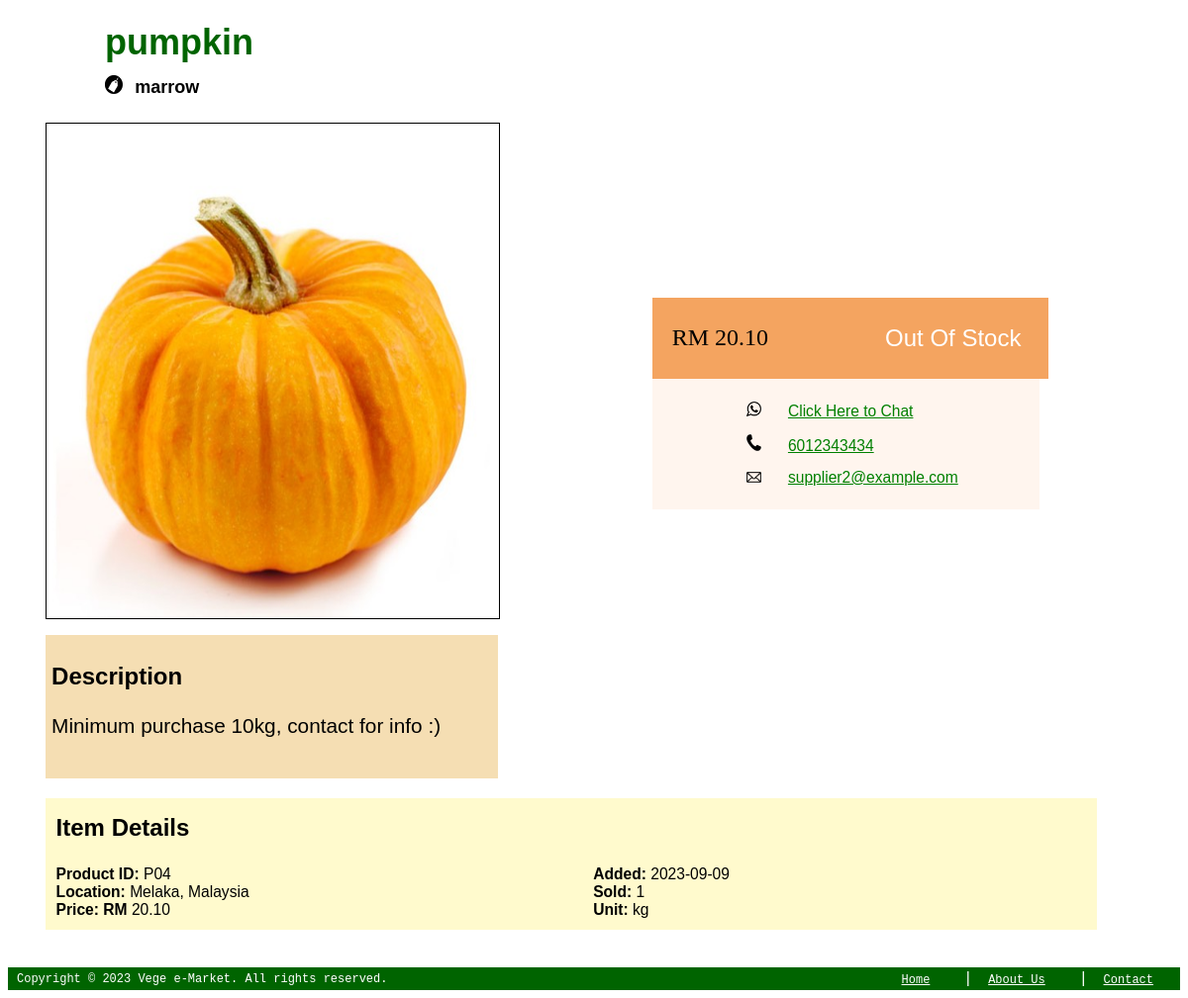
Screenshot of /public/product.php?id=P04 with the database file from the repository.
### tables this page shows
CREATE TABLE IF NOT EXISTS `products` (
  `productID` varchar(100) NOT NULL,
  `productName` varchar(100) NOT NULL,
  `priceLabel` float(255,2) NOT NULL,
  `availabilityStatus` varchar(100) NOT NULL,
  `description` text NOT NULL,
  `location` varchar(255) NOT NULL,
  `addDate` date NOT NULL,
  `unit` varchar(10) NOT NULL,
  `category` varchar(100) NOT NULL,
  `imgPath` varchar(255) NOT NULL,
  `userID` varchar(100) NOT NULL,
  PRIMARY KEY (`productID`),
  KEY `userID` (`userID`)
);

CREATE TABLE IF NOT EXISTS `users` (
  `userID` varchar(100) NOT NULL,
  `userName` varchar(100) NOT NULL,
  `gender` varchar(10) NOT NULL,
  `email` varchar(100) NOT NULL,
  `phone` varchar(100) NOT NULL,
  `birthday` date NOT NULL,
  `password` varchar(100) NOT NULL,
  `role` varchar(10) NOT NULL,
  `accStatus` varchar(255) DEFAULT 'active',
  PRIMARY KEY (`userID`)
);

### modules/config.php (called while the page is built, shortened)
<?php
    if (isset($_SESSION['role'])){
        $role=$_SESSION['role'];
        $username = $_SESSION['username'];
        $user_id=$_SESSION['user_id'];
    }else{
        $role='';
    }
?>

### public/product.php (the view, shortened to what this page needs)
<?php
    require '../modules/config.php';
    $failed_template = '<center><iframe name="Product Not Found" loading="lazy" src="../templates/not_found.php" frameborder="0" width="100%" height="50%"></iframe></center>';
    if (isset($_GET['id'])){
        $id=$_GET['id'];
    }else{
        echo $failed_template;
        die;
    }
    $sql = "SELECT products.productName, products.category, products.priceLabel, products.availabilityStatus, users.userID as supplierID, users.userName as supplierName, users.email, users.phone,
            products.description, products.productID, products.location, products.addDate, products.unit, COUNT(*) as sold, products.imgPath
            FROM products
            LEFT JOIN users ON users.userID = products.userID
            LEFT JOIN orders_products on products.productID=orders_products.productID
            WHERE products.productID='$id' AND availabilityStatus!='deleted'";
    $product= mysqli_query($conn, $sql);
    $product_detail=mysqli_fetch_array($product);
?>
<!DOCTYPE html>
<html lang="en">
<head>
    <link rel="stylesheet" href="../styles/title.css">
</head>
<body>
    <table class="product-container">
        <tr class="product-first-container">
            <td class="product-left-part">
                <h1 id="title" style="font-size: 3vw;" contenteditable="false"><?php echo $product_detail['productName']; ?></h1>
                <div class="product-info-container">
                    <div class="product-info-left">
                        <img id="product-category-icon" src="../images/category.png" alt="Category: " width="3%"><a id="product-category" style="font-size: 1.5vw;"><?php echo $product_detail['category']; ?></a><br>
                        <img src="../assets/<?php echo $product_detail['imgPath']; ?>" alt="No Product Picture" class="product-pic" width="900vw" height="500vw" ><br>
                        <div id="Description">
                            <h3 class="product-card-title">Description<?php if ($role=="supplier" && $user_id==$product_detail['supplierID']){ ?>
                            <?php } ?></h3>
                            <p class="desc-text" id="description"><?php echo $product_detail['description']; ?></p>
                            <button class="save-button" id="save-button-description" onclick="saveEdit('description', 'description')">SAVE</button><br>
                        </div><br>
                    </div>
                </div>
            </td>
            <td class="product-right-part">
                <div class="product-right-card">
                    <div class="price">RM <span id="priceLabel"><?php echo $product_detail['priceLabel']; ?></span>
                    <?php if ($role=="supplier" && $user_id==$product_detail['supplierID']){ ?>
                        <img class="edit-button" src="../images/edit.png" alt="edit" width="5%"onclick="editMode('priceLabel')">
                        <button class="save-button" id="save-button-priceLabel" onclick="saveEdit('priceLabel', 'priceLabel')">SAVE</button><br>
                    <?php } ?></div>
                    <?php if ($role=="supplier" && $user_id==$product_detail['supplierID'] && $product_detail['availabilityStatus']!='banned'){ ?>
                        <div class="availability" id="status" style="cursor: pointer;" onclick="showStatusOption()"><?php echo ucwords($product_detail['availabilityStatus']);?></div>
                        <div id="availability-status-dropdown" class="availability-status-dropdown-content">
                            <p>Change your product's availability</p>
                            <a href="<?php echo "../modules/save_edit.php?id=$id&col=availabilityStatus&new=available"; ?>">Available</a><br><br>
                            <a href="<?php echo "../modules/save_edit.php?id=$id&col=availabilityStatus&new=out%20of%20stock"; ?>">Out of Stock</a><br> &nbsp;
                        </div>
                    <?php }else{ ?>
                        <div class="availability" id="status" style="cursor: default;"><?php echo ucwords($product_detail['availabilityStatus']);?></div>
                    <?php } ?>
                </div>
                <div class="product-contacts">
                    <div class="product-contact"><img class="contact-icon" src="../images/whatsapp.png" alt="phone"><a class="contact" href="https://api.whatsapp.com/send?phone=<?php echo $product_detail['phone']; ?>" target="_blank">Click Here to Chat</a></div>
                    <div class="product-contact"><img class="contact-icon" src="../images/phone1.png" alt="phone"><a class="contact" href="tel:+<?php echo $product_detail['phone']; ?>"><?php echo $product_detail['phone']; ?></a></div>
                    <div class="product-contact"><img class="contact-icon" src="../images/email.png" alt="phone"><a class="contact" href="mailto:<?php echo $product_detail['email']; ?>"><?php echo $product_detail['email']; ?></a></div>
                </div>
            </td>
        </tr>
        <tr class="product-second-container">
            <td colspan="2" class="product-item-detail">
                <h3 class="product-card-title">Item Details</h3>
                <div class="item-details-container">
                    <div id="left">
                        <span class="detail"><b>Product ID:</b> <?php echo $id; ?></span><br>
                        <span class="detail"><b>Location:</b> <?php echo $product_detail['location']; ?></span><br>
                        <span class="detail"><b>Price: RM </b><?php echo $product_detail['priceLabel']; ?></span>
                    </div>
                    <div id="right">
                        <span class="detail"><b>Added:</b> <?php echo $product_detail['addDate']; ?></span><br>
                        <span class="detail"><b>Sold:</b> <?php echo $product_detail['sold']; ?></span><br>
                        <span class="detail"><b>Unit:</b> <?php echo $product_detail['unit']; ?></span>
                    </div>
                </div>
            </td>
        </tr>
    </table>
</body>
</html>
<?php include '../includes/footer.php'; ?>

### styles/title.css (style rules this page uses)
#title { margin-left: 5vw; line-height:50%; clear: both; font-family: 'Franklin Gothic Medium', 'Arial Narrow', Arial, sans-serif; color: darkgreen; }

### public/product.php (style rules this page uses)
h1#title { color: darkgreen; }
.product-first-container { width: 100%; overflow: hidden; }
.product-first-container > td { min-width: 50%; max-width: 50%; overflow: hidden; }
.product-second-container { width: 80%; background-color: lemonchiffon; }
.product-second-container > td { width: 80%; min-width: 80%; padding: 1%; }
table.product-container { margin-left: 3vw; max-width: 90%; }
div#Description { background-color: wheat; max-width: 74%; max-height: 50%; padding-left: 1%; padding-top: 0.3%; padding-bottom: 0.5%; }
img.product-pic { margin-top: 3vh; border: 1px solid; margin-bottom: 2vh; max-height: 10%; max-width: 75%; min-width: 30%; }
td.product-left-part { max-width: 50%; width: 90%; padding: 0; }
td.product-right-part > .product-right-card { background-color: sandybrown; padding: 20px; width: 30vw; text-align: center; display: flex; justify-content: space-between; align-items: center; }
a#product-category { font-family: 'Gill Sans', 'Gill Sans MT', Calibri, 'Trebuchet MS', sans-serif; font-weight: bold; }
.product-right-card > .price { font-family: Georgia, 'Times New Roman', Times, serif; font-size: 2vw; color: black; padding: 5px 0; border-radius: 5px 5px 0 0; }
img.contact-icon { margin-right: 10%; width: 5.5%; }
.availability { color: white; padding: 2%; border-radius: 5%; font-family: 'Trebuchet MS', 'Lucida Sans Unicode', 'Lucida Grande', 'Lucida Sans', Arial, sans-serif; width: max-content; font-size: 2vw; }
div.product-contacts { clear: both; padding: 3.5%; background-color: seashell; width: 30vw; }
div.product-contact { font-family: Arial, Helvetica, sans-serif; padding: 2%; margin-left: 20%; }
div.item-details-container { display: flex; justify-content: space-between; margin-right: 30vw; }
img#product-category-icon { margin-left: 5vw; margin-right: 1vw; }
h3.product-card-title { padding-top: 0.5%; font-family: Verdana, Geneva, Tahoma, sans-serif; font-size: 2vw; }
span.detail { font-family: 'Lucida Sans', 'Lucida Sans Regular', 'Lucida Grande', 'Lucida Sans Unicode', Geneva, Verdana, sans-serif; font-size: 1.3vw; }
p.desc-text { font-family: 'Lucida Sans', 'Lucida Sans Regular', 'Lucida Grande', 'Lucida Sans Unicode', Geneva, Verdana, sans-serif; font-size: 130%; }
h1#title { display: inline-block; }
div.price { display: inline-block; }
a.contact { color: green; font-size: 1.3vw; padding-bottom: 10%; }

### rows the page displays
products: productName "pumpkin", category "marrow", imgPath (picture), description "Minimum purchase 10kg, contact for info :)", priceLabel "20.10", availabilityStatus "Out Of Stock", userID.phone "6012343434", userID.email "supplier2@example.com", location "Melaka, Malaysia", addDate "2023-09-09", unit "kg"

### other values shown
$id "P04"
$product_detail['sold'] "1"
